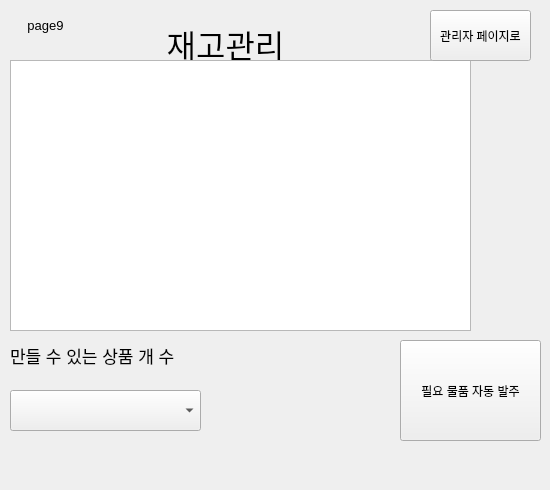
   <widget class="QWidget" name="page_10">
    <widget class="QLabel" name="page9">
     <property name="geometry">
      <rect>
       <x>10</x>
       <y>10</y>
       <width>71</width>
       <height>31</height>
      </rect>
     </property>
     <property name="text">
      <string>&lt;html&gt;&lt;head/&gt;&lt;body&gt;&lt;p align=&quot;center&quot;&gt;&lt;span style=&quot; font-size:10pt;&quot;&gt;page9&lt;/span&gt;&lt;/p&gt;&lt;/body&gt;&lt;/html&gt;</string>
     </property>
    </widget>
    <widget class="QLabel" name="inventory_label">
     <property name="geometry">
      <rect>
       <x>110</x>
       <y>20</y>
       <width>231</width>
       <height>41</height>
      </rect>
     </property>
     <property name="text">
      <string>&lt;html&gt;&lt;head/&gt;&lt;body&gt;&lt;p align=&quot;center&quot;&gt;&lt;span style=&quot; font-size:24pt;&quot;&gt;재고관리&lt;/span&gt;&lt;/p&gt;&lt;/body&gt;&lt;/html&gt;</string>
     </property>
    </widget>
    <widget class="QTableWidget" name="inventory_tableWidget">
     <property name="geometry">
      <rect>
       <x>10</x>
       <y>60</y>
       <width>461</width>
       <height>271</height>
      </rect>
     </property>
    </widget>
    <widget class="QPushButton" name="ingredient_order_btn">
     <property name="geometry">
      <rect>
       <x>400</x>
       <y>340</y>
       <width>141</width>
       <height>101</height>
      </rect>
     </property>
     <property name="text">
      <string>필요 물품 자동 발주</string>
     </property>
    </widget>
    <widget class="QComboBox" name="inventory_cb">
     <property name="geometry">
      <rect>
       <x>10</x>
       <y>390</y>
       <width>191</width>
       <height>41</height>
      </rect>
     </property>
     <item>
      <property name="text">
       <string/>
      </property>
     </item>
    </widget>
    <widget class="QLabel" name="label">
     <property name="geometry">
      <rect>
       <x>10</x>
       <y>340</y>
       <width>251</width>
       <height>31</height>
      </rect>
     </property>
     <property name="font">
      <font>
       <pointsize>13</pointsize>
      </font>
     </property>
     <property name="text">
      <string>만들 수 있는 상품 개 수</string>
     </property>
    </widget>
    <widget class="QPushButton" name="admin_page_btn_9">
     <property name="geometry">
      <rect>
       <x>430</x>
       <y>10</y>
       <width>101</width>
       <height>51</height>
      </rect>
     </property>
     <property name="text">
      <string>관리자 페이지로</string>
     </property>
    </widget>
    <widget class="QLabel" name="inventory_min_value_lbl">
     <property name="geometry">
      <rect>
       <x>210</x>
       <y>360</y>
       <width>231</width>
       <height>71</height>
      </rect>
     </property>
     <property name="font">
      <font>
       <pointsize>20</pointsize>
      </font>
     </property>
     <property name="text">
      <string/>
     </property>
    </widget>
    <widget class="QLabel" name="inventory_alarm_level_lbl">
     <property name="geometry">
      <rect>
       <x>10</x>
       <y>450</y>
       <width>251</width>
       <height>31</height>
      </rect>
     </property>
     <property name="font">
      <font>
       <pointsize>13</pointsize>
      </font>
     </property>
     <property name="text">
      <string/>
     </property>
    </widget>
   </widget>
